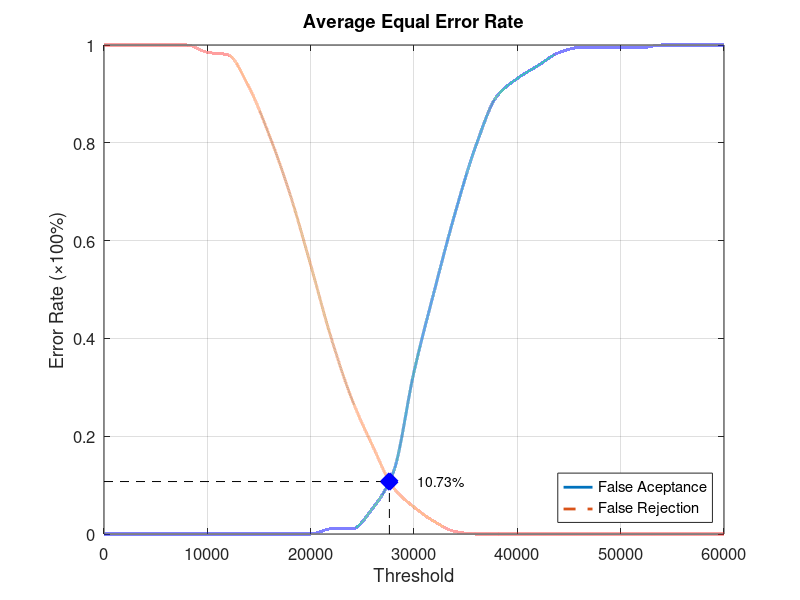
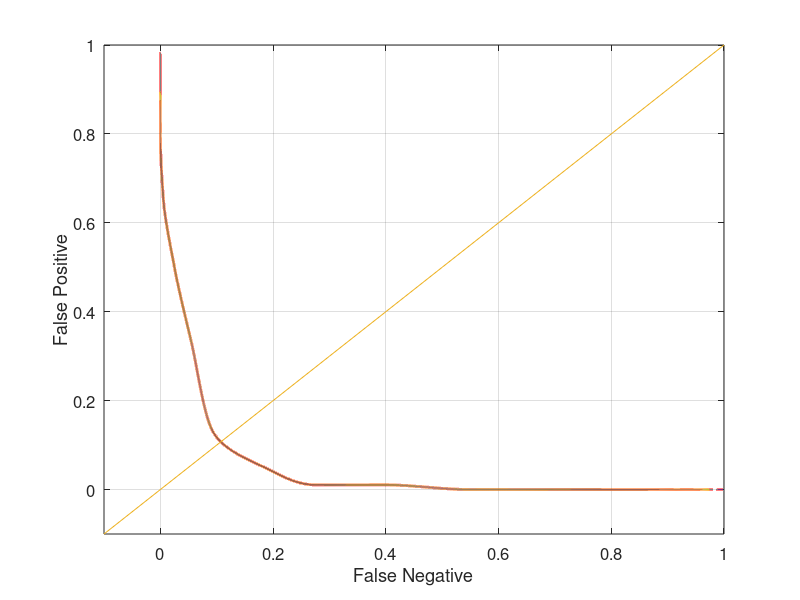

MATLAB code for these plots, in order:
function yEER = Database4_1
close all;
clear;
clc;
x = 0:2000:60000;
xq = 0:0.5:60000;

y0 = [0 0 0 0 0 0 0 0 0 0 0 0.0105263 0.0105263 0.0526316 0.126316 0.331579 0.5 0.657895 0.794737 0.894737 0.931579 0.957895 0.984211 0.994737 0.994737 0.994737 0.994737 1 1 1 1];
yy0 = interp1(x, y0, xq, 'pchip');
y1 = [1 1 1 1 1 0.985 0.98 0.915 0.815 0.695 0.55 0.4 0.275 0.18 0.095 0.055 0.025 0.005 0 0 0 0 0 0 0 0 0 0 0 0 0];
yy1 = interp1(x, y1, xq, 'pchip');

% Calculating EER: 
y2 = abs(y0 - y1);
find(y2 == min(y2))
yy2 = abs(yy0 - yy1);
xEER = find(yy2 == min(yy2));
xEERIndex = xq(xEER) % X-axis EER
yEER = yy0(xEER) % Y-axis EER

main = figure
plot(xq, yy0,'-','LineWidth', 2);	hold on
plot(xq, yy1,'--','LineWidth', 2);	hold on
plot([xEERIndex xEERIndex], [0 yEER], 'k--');	hold on
plot([0 xEERIndex], [yEER yEER], 'k--');	hold on
plot(xEERIndex, yEER, 'bx', 'LineWidth', 10);	hold on
text(xEERIndex + 10 * xEERIndex / 100, yEER, [num2str(round((10000 * yEER)) / 100) '%'])
legend('False Aceptance', 'False Rejection', 'Location', 'SouthEast')
xlabel('Threshold')
ylabel('Error Rate (\times100%)')
title('Average Equal Error Rate')
set(gca, 'FontSize', 12)
axis([0 60000 0 1])
grid on

print(main, 'Database4_1Main', '-dpng');
FNRxFPR = figure('Color', [1 1 1]);
plot(yy1, yy0, '-', yy1, yy0, 'LineWidth', 2);
hold on
y = -0.1:0.1:1
plot(y, y); 
set(gca, 'FontSize', 12)
xlabel('False Negative')
ylabel('False Positive')
axis([-0.1 1 -0.1 1])
set(gca, 'FontSize', 12)
grid on

print(FNRxFPR, 'Database4_1FNRxFPR','-dpng');
end
